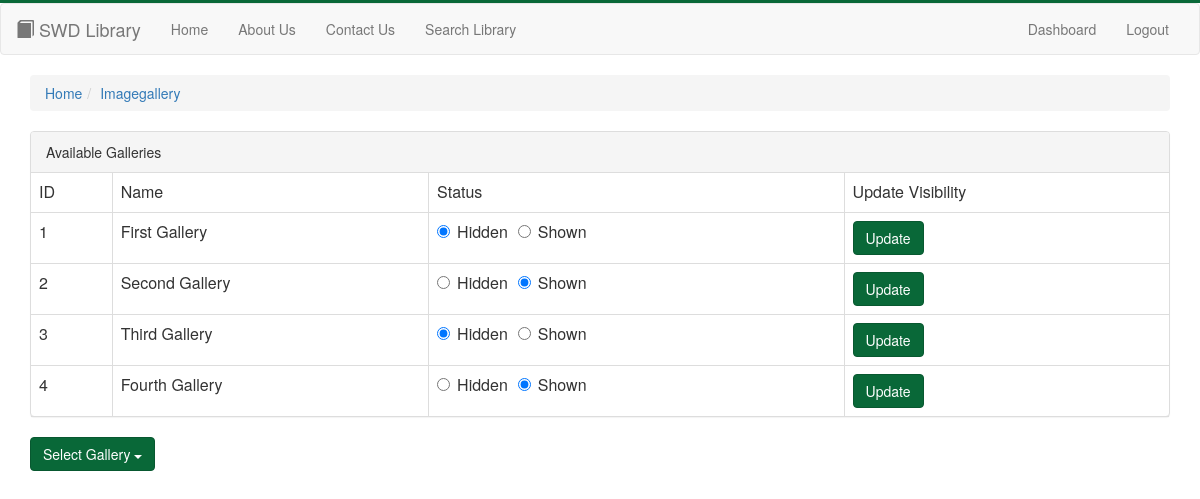
The app's page /public_html/protected/view/imagegallery.php (signed in) with its own data.
### tables this page shows
CREATE TABLE IF NOT EXISTS gallery (
  GalleryID INTEGER AUTO_INCREMENT NOT NULL PRIMARY KEY,
  Name      VARCHAR(50)            NOT NULL,
  Status    BOOLEAN                NOT NULL
);

### public_html/protected/database/MySQLService.php (called while the page is built, shortened)
<?php
class MySQLService {
    private $connection;
    public function getConnection() {
        return $this->connection;
    }
    public function setConnection($connection) {
        $this->connection = $connection;
    }
    public function getAllGalleries(): ?array {
        $connection = $this->getConnection();
        if ($connection) {
            $sql = "SELECT * FROM gallery";
            $result = mysqli_query($connection, $sql);
            if ($result->num_rows >= 1) {
                $galleryArray = $result->fetch_all();
                return $galleryArray;
            }
        }
        return null;
    }
}

### public_html/protected/controller/ImageGalleryController.php (called while the page is built, shortened)
<?php
require_once "../database/MySQLService.php";
class ImageGalleryController {
    public static function getAllGalleries(): ?array {
        $sqlService = new MySQLService();
        if ($sqlService->connect()) {
            return $sqlService->getAllGalleries();
        }
        return null;
    }
}

### public_html/protected/view/imagegallery.php (the view, shortened to what this page needs)
<html>
<head>
    <?php include '../../protected/view/parts/head.php'; ?>
</head>
<?php include '../../protected/view/parts/header.php'; ?>
<body>
<div class="container">
    <?php include '../../protected/view/parts/breadcrumb.php'; ?>
    <div class="panel panel-default">
        <div class="panel-heading">Available Galleries</div>
        <table class="table table-hover table-bordered">
            <tr>
                <td>ID</td>
                <td>Name</td>
                <td>Status</td>
                <td>Update Visibility</td>
            </tr>
            <?php
            require_once "../controller/ImageGalleryController.php";
            $galleries = ImageGalleryController::getAllGalleries();
            foreach ($galleries as $gallery) {
                echo '<tr>';
                echo '<td>' . $gallery["0"] . '</td>';
                echo '<td>' . $gallery["1"] . '</td>';
                if ($gallery["2"] == 0) {
                    echo '<td><label class="radio-inline"><input type="radio" name="visibilityRadio_' . $gallery["0"] . '" checked="checked">Hidden</label><label class="radio-inline"><input type="radio" id="visibilityShown" name="visibilityRadio_' . $gallery["0"] . '">Shown</label></td>';
                } else if ($gallery["2"] == 1) {
                    echo '<td><label class="radio-inline"><input type="radio" name="visibilityRadio_' . $gallery["0"] . '">Hidden</label><label class="radio-inline"><input type="radio" id="visibilityShown" name="visibilityRadio_' . $gallery["0"] . '" checked="checked">Shown</label></td>';
                }
                echo '<td><button class="btn btn-primary" onclick="updateVisibility(' . $gallery["0"] . ')" type="button">Update</button></td>';
                echo '</tr>';
            }
            ?>
        </table>
    </div>
    <div class="dropdown">
        <button class="btn btn-primary dropdown-toggle" type="button" data-toggle="dropdown">Select Gallery
            <span class="caret"></span></button>
    </div>
</div>
</body>
</html>

### public_html/src/css/main.css (style rules this page uses)
body { margin: 0 0 40px; border-top: 3px solid #096838; overflow-x: hidden; }
.btn-primary { background-color: #096838; border-color: #085830; }

### records on screen
gallery: GalleryID "1", Name "First Gallery"
gallery: GalleryID "2", Name "Second Gallery"
gallery: GalleryID "3", Name "Third Gallery"
gallery: GalleryID "4", Name "Fourth Gallery"

### other values on screen
str_replace(array(".php", "_"), array("", " "), $crumb) . ' ' "Imagegallery"
